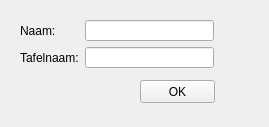
<?xml version="1.0" encoding="UTF-8"?>
<ui version="4.0">
 <class>WelcomeWindow</class>
 <widget class="QWidget" name="WelcomeWindow">
  <property name="geometry">
   <rect>
    <x>0</x>
    <y>0</y>
    <width>269</width>
    <height>127</height>
   </rect>
  </property>
  <property name="sizePolicy">
   <sizepolicy hsizetype="Ignored" vsizetype="Ignored">
    <horstretch>0</horstretch>
    <verstretch>0</verstretch>
   </sizepolicy>
  </property>
  <property name="focusPolicy">
   <enum>Qt::NoFocus</enum>
  </property>
  <property name="contextMenuPolicy">
   <enum>Qt::NoContextMenu</enum>
  </property>
  <property name="windowTitle">
   <string>Welkom</string>
  </property>
  <widget class="QPushButton" name="btnOk">
   <property name="geometry">
    <rect>
     <x>140</x>
     <y>80</y>
     <width>75</width>
     <height>23</height>
    </rect>
   </property>
   <property name="text">
    <string>OK</string>
   </property>
  </widget>
  <widget class="QWidget" name="">
   <property name="geometry">
    <rect>
     <x>20</x>
     <y>20</y>
     <width>194</width>
     <height>48</height>
    </rect>
   </property>
   <layout class="QFormLayout" name="formLayout">
    <item row="0" column="0">
     <widget class="QLabel" name="lblPlayerName">
      <property name="text">
       <string>Naam:</string>
      </property>
     </widget>
    </item>
    <item row="0" column="1">
     <widget class="QLineEdit" name="leTableName"/>
    </item>
    <item row="1" column="0">
     <widget class="QLabel" name="lblTableName">
      <property name="text">
       <string>Tafelnaam:</string>
      </property>
     </widget>
    </item>
    <item row="1" column="1">
     <widget class="QLineEdit" name="lePlayerName"/>
    </item>
   </layout>
  </widget>
 </widget>
 <resources/>
 <connections/>
</ui>
